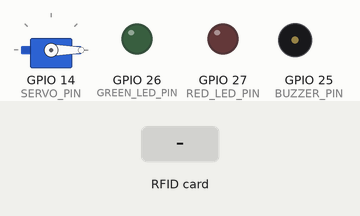
The sketch below on a simulated ESP32. On the bench: servo, output pins drawn as LEDs (lit = HIGH), buzzer (waves = sounding). The test bench sets the inputs (shaded band). WiFi joins after 1.5 s; servers stay silent unless stated; uploads are accepted with an empty reply; what the sketch prints to the serial monitor is not drawn.

Above: at 4.7 s.
4.8 s: RFID card 5E 7A 19 C4 held to the reader
At 4.97 s:
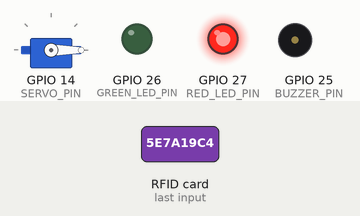
6.9 s: RFID card 73 84 E6 0B held to the reader
At 6.97 s:
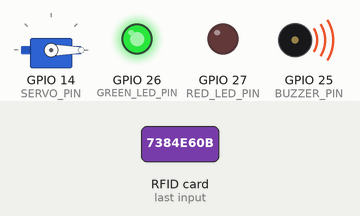
At 7.7 s:
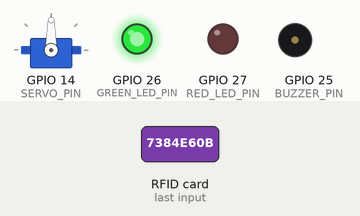
Timing chart, 0 to 11.5 s (numbered marks = the images above; inputs shaded):
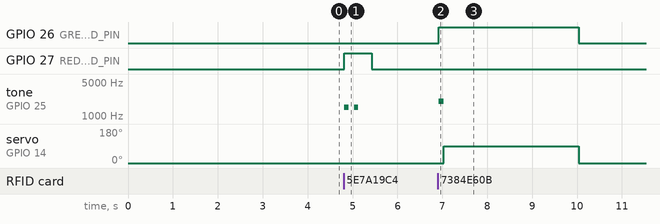

The sketch:

rfid_Test.ino
```cpp
#include <SPI.h>
#include <MFRC522.h>
#include <ESP32Servo.h>
#include <WiFi.h>
#include <WiFiClientSecure.h>
#include <HTTPClient.h>


#define SS_PIN 5
#define RST_PIN 21

// LEDs
#define GREEN_LED_PIN 26
#define RED_LED_PIN 27

// Buzzer
#define BUZZER_PIN 25

// Servo
#define SERVO_PIN 14
#define SERVO_LOCKED_ANGLE 0
#define SERVO_UNLOCKED_ANGLE 90
#define UNLOCK_TIME_MS 3000  // how long door stays unlocked

MFRC522 mfrc522(SS_PIN, RST_PIN);
Servo lockServo;

// Wi-Fi creds
const char* WIFI_SSID = "your_username";
const char* WIFI_PASS = "your_password";

// Apps Script Web App URL
const char* SCRIPT_URL = "google apps script URL";

// Authorized UID
byte authorizedUID[] = { 0x73, 0x84, 0xE6, 0x0B };
byte authorizedUIDSize = sizeof(authorizedUID);

String uidToString(byte* uid, byte uidSize) {
  String s;
  for (byte i = 0; i < uidSize; i++) {
    if (uid[i] < 0x10) s += "0";
    s += String(uid[i], HEX);
  }
  s.toUpperCase();
  return s;
}

void logToSheet(const String& uidStr, const String& resultStr) {
  if (WiFi.status() != WL_CONNECTED) {
    Serial.println("WiFi not connected, skipping log.");
    return;
  }

  WiFiClientSecure client;
  client.setInsecure();  // demo-friendly

  HTTPClient http;
  http.setFollowRedirects(HTTPC_STRICT_FOLLOW_REDIRECTS);
  http.setTimeout(2500);

  // Build GET URL with parameters
  String url = String(SCRIPT_URL) + "?uid=" + uidStr + "&result=" + resultStr;

  Serial.print("GET: ");
  Serial.println(url);

  if (!http.begin(client, url)) {
    Serial.println("HTTP begin failed");
    return;
  }

  int code = http.GET();
  Serial.print("Sheets HTTP code: ");
  Serial.println(code);

  if (code > 0) {
    String resp = http.getString();
    Serial.print("Sheets response (first 80): ");
    Serial.println(resp.substring(0, min((int)resp.length(), 80)));
  }

  http.end();
}


bool isAuthorized(byte* uid, byte uidSize) {
  if (uidSize != authorizedUIDSize) return false;
  for (byte i = 0; i < uidSize; i++) {
    if (uid[i] != authorizedUID[i]) return false;
  }
  return true;
}

void allOff() {
  digitalWrite(GREEN_LED_PIN, LOW);
  digitalWrite(RED_LED_PIN, LOW);
  noTone(BUZZER_PIN);
}

void beepOnce(int freq, int ms) {
  tone(BUZZER_PIN, freq);
  delay(ms);
  noTone(BUZZER_PIN);
}

void unlockDoor() {
  lockServo.write(SERVO_UNLOCKED_ANGLE);
  delay(UNLOCK_TIME_MS);
  lockServo.write(SERVO_LOCKED_ANGLE);
}

void feedbackAuthorized() {
  allOff();
  digitalWrite(GREEN_LED_PIN, HIGH);
  beepOnce(2000, 120);
  unlockDoor();
  allOff();
}

void feedbackDenied() {
  allOff();
  digitalWrite(RED_LED_PIN, HIGH);
  beepOnce(1500, 100);
  delay(120);
  beepOnce(1500, 100);
  delay(300);
  allOff();
}

void setup() {
  Serial.begin(115200);
  delay(2000);

  pinMode(GREEN_LED_PIN, OUTPUT);
  pinMode(RED_LED_PIN, OUTPUT);
  pinMode(BUZZER_PIN, OUTPUT);

  Serial.print("Connecting WiFi");
  WiFi.begin(WIFI_SSID, WIFI_PASS);
  unsigned long t0 = millis();
  while (WiFi.status() != WL_CONNECTED && millis() - t0 < 15000) {
    Serial.print(".");
    delay(300);
  }
  Serial.println();

  if (WiFi.status() == WL_CONNECTED) {
    Serial.print("WiFi connected, IP: ");
    Serial.println(WiFi.localIP());
  } else {
    Serial.println("WiFi failed (continuing without logging).");
  }

  SPI.begin();
  mfrc522.PCD_Init();

  lockServo.setPeriodHertz(50);
  lockServo.attach(SERVO_PIN);
  lockServo.write(SERVO_LOCKED_ANGLE);  // start locked

  Serial.println("RFID system ready.");
  Serial.println("Tap a card...");
}

void loop() {
  if (!mfrc522.PICC_IsNewCardPresent()) return;
  if (!mfrc522.PICC_ReadCardSerial()) return;

  Serial.print("Scanned UID:");
  for (byte i = 0; i < mfrc522.uid.size; i++) {
    Serial.print(" ");
    if (mfrc522.uid.uidByte[i] < 0x10) Serial.print("0");
    Serial.print(mfrc522.uid.uidByte[i], HEX);
  }
  Serial.println();

  String uidStr = uidToString(mfrc522.uid.uidByte, mfrc522.uid.size);

  if (isAuthorized(mfrc522.uid.uidByte, mfrc522.uid.size)) {
    Serial.println(" AUTHORIZED");
    feedbackAuthorized();
    logToSheet(uidStr, "AUTHORIZED");
  } else {
    Serial.println(" DENIED");
    feedbackDenied();
    logToSheet(uidStr, "DENIED");
  }


  Serial.println("--------------------");

  mfrc522.PICC_HaltA();
  mfrc522.PCD_StopCrypto1();
  delay(700);
}
```

Measured:
- after the input at 4.8 s, GPIO 27 (RED_LED_PIN): LOW → HIGH at once, → LOW 0.62 s later; tone on GPIO 25 (BUZZER_PIN): alternates 1500 Hz for 0.10 s and silent for 0.12 s, 4 changes in all, then stays silent, starting at once
- after the input at 6.9 s, GPIO 26 (GREEN_LED_PIN): LOW → HIGH at once, → LOW 3.1 s later; tone on GPIO 25 (BUZZER_PIN): silent → 2000 Hz at once, → silent 0.12 s later; servo on GPIO 14 (SERVO_PIN): 0° → 90° after 0.14 s, → 0° 3.0 s later
